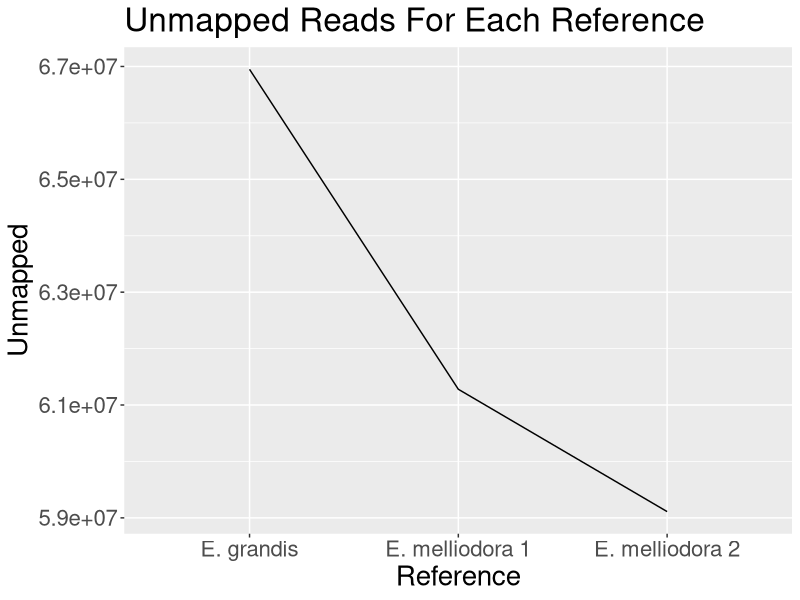

Reproduce this figure in R.
library('tidyverse')

refs <- c("E. grandis", "E. melliodora 2", "E. melliodora 1")
unmapped <- c(66949528, 59110579, 61278970)

pdf('figures/generated/unmapped_reads.pdf', width = 8, height = 5)
df <- tibble(Reference = refs, Unmapped = unmapped)
ggplot(df, aes(Reference, Unmapped, group=1)) +
  geom_line() +
  theme(text = element_text(size = 20)) +
  ggtitle("Unmapped Reads For Each Reference")
  
dev.off()
